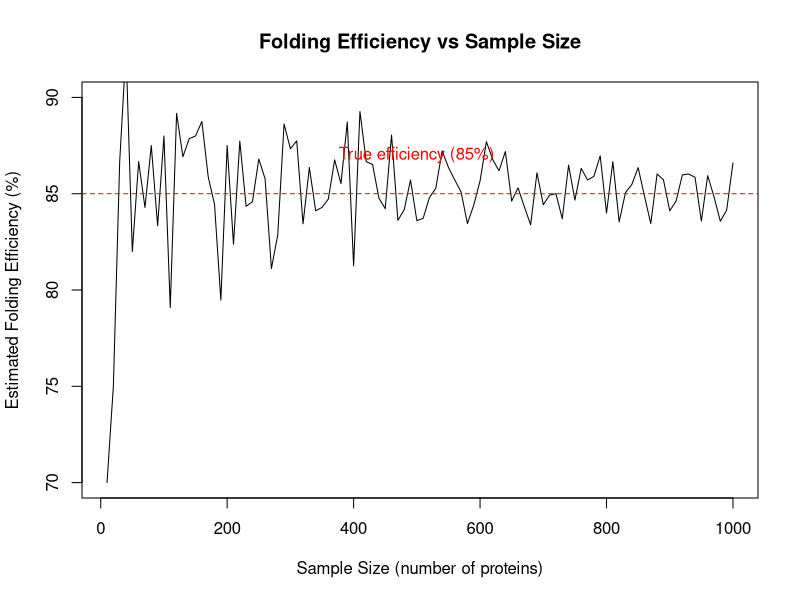
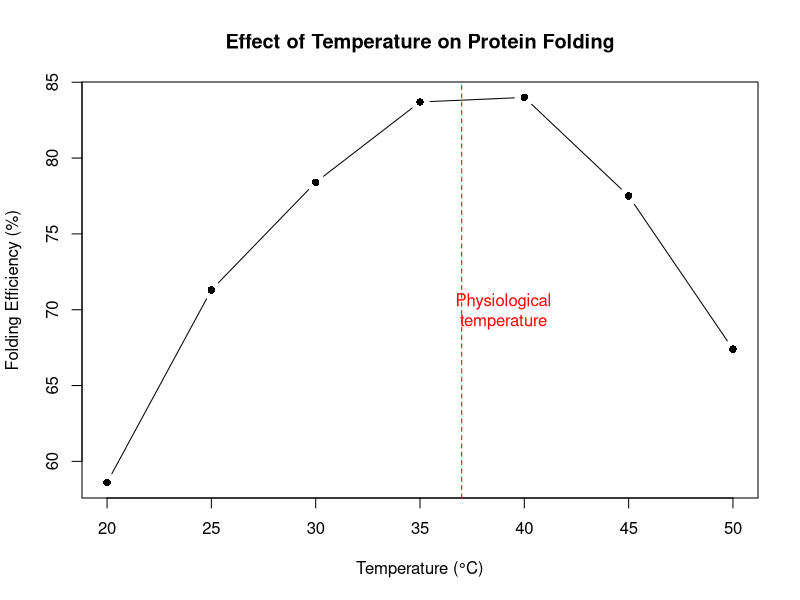
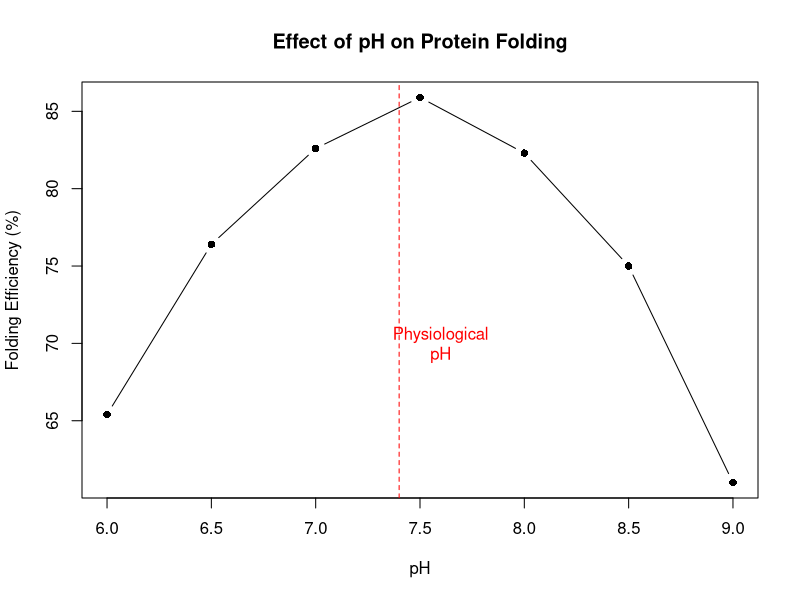

These charts were generated, in order, by the following R code:
## ---- chunk 1
# Simulate whether a single protein folds correctly
fold_protein <- function(temp = 37, ph = 7.4) {
  # Base success rate under ideal conditions
  base_success <- 0.85
  
  # Temperature affects folding (37°C is optimal)
  temp_penalty <- (temp - 37)^2 / 1000
  
  # pH affects folding (7.4 is optimal) 
  ph_penalty <- (ph - 7.4)^2 / 10
  
  # Calculate final success probability
  success_prob <- base_success - temp_penalty - ph_penalty
  success_prob <- max(0.05, min(0.95, success_prob))  # Keep between 5% and 95%
  
  # Return folding outcome
  sample(c("folded", "misfolded"), size = 1, 
         prob = c(success_prob, 1 - success_prob))
}
## ---- chunk 2
# Try folding one protein at standard conditions
fold_protein(temp = 37, ph = 7.4)
## ---- chunk 3
# Simulate folding 100 proteins under standard conditions
batch_100 <- replicate(n = 100, fold_protein(temp = 37, ph = 7.4))

# Look at the first few results
head(batch_100, 10)

# Count successes and failures
table(batch_100)
## ---- chunk 4
# Calculate what percentage folded correctly
folding_efficiency <- sum(batch_100 == "folded") / length(batch_100)
cat("Folding efficiency:", round(folding_efficiency * 100, 1), "%")
## ---- chunk 5
# Test different sample sizes
sample_sizes <- c(10, 100, 1000, 10000)

for(n in sample_sizes) {
  batch <- replicate(n, fold_protein(temp = 37, ph = 7.4))
  efficiency <- sum(batch == "folded") / n
  cat("Sample size:", sprintf("%5d", n), 
      "- Folding efficiency:", sprintf("%5.1f%%", efficiency * 100), "\n")
}
## ---- chunk 6
# Generate data for visualization
set.seed(123)  # For reproducible results
sample_sizes <- seq(10, 1000, by = 10)
efficiencies <- numeric(length(sample_sizes))

for(i in seq_along(sample_sizes)) {
  batch <- replicate(sample_sizes[i], fold_protein(temp = 37, ph = 7.4))
  efficiencies[i] <- sum(batch == "folded") / sample_sizes[i]
}

# Create a simple plot
plot(sample_sizes, efficiencies * 100, 
     type = "l", 
     xlab = "Sample Size (number of proteins)", 
     ylab = "Estimated Folding Efficiency (%)",
     main = "Folding Efficiency vs Sample Size",
     ylim = c(70, 90))
abline(h = 85, col = "red", lty = 2)
text(500, 87, "True efficiency (85%)", col = "red")
## ---- chunk 7
# Test different temperatures
temperatures <- seq(20, 50, by = 5)
temp_efficiencies <- numeric(length(temperatures))

for(i in seq_along(temperatures)) {
  batch <- replicate(1000, fold_protein(temp = temperatures[i], ph = 7.4))
  temp_efficiencies[i] <- sum(batch == "folded") / 1000
}

# Display results
temp_results <- data.frame(
  Temperature = temperatures,
  Efficiency = round(temp_efficiencies * 100, 1)
)
print(temp_results)
## ---- chunk 8
plot(temperatures, temp_efficiencies * 100,
     type = "b", pch = 16,
     xlab = "Temperature (°C)",
     ylab = "Folding Efficiency (%)",
     main = "Effect of Temperature on Protein Folding")
abline(v = 37, col = "red", lty = 2)
text(39, 70, "Physiological\ntemperature", col = "red")
## ---- chunk 9
# Test different pH values
ph_values <- seq(6, 9, by = 0.5)
ph_efficiencies <- numeric(length(ph_values))

for(i in seq_along(ph_values)) {
  batch <- replicate(1000, fold_protein(temp = 37, ph = ph_values[i]))
  ph_efficiencies[i] <- sum(batch == "folded") / 1000
}

# Display results
ph_results <- data.frame(
  pH = ph_values,
  Efficiency = round(ph_efficiencies * 100, 1)
)
print(ph_results)
## ---- chunk 10
plot(ph_values, ph_efficiencies * 100,
     type = "b", pch = 16,
     xlab = "pH",
     ylab = "Folding Efficiency (%)",
     main = "Effect of pH on Protein Folding")
abline(v = 7.4, col = "red", lty = 2)
text(7.6, 70, "Physiological\npH", col = "red")
